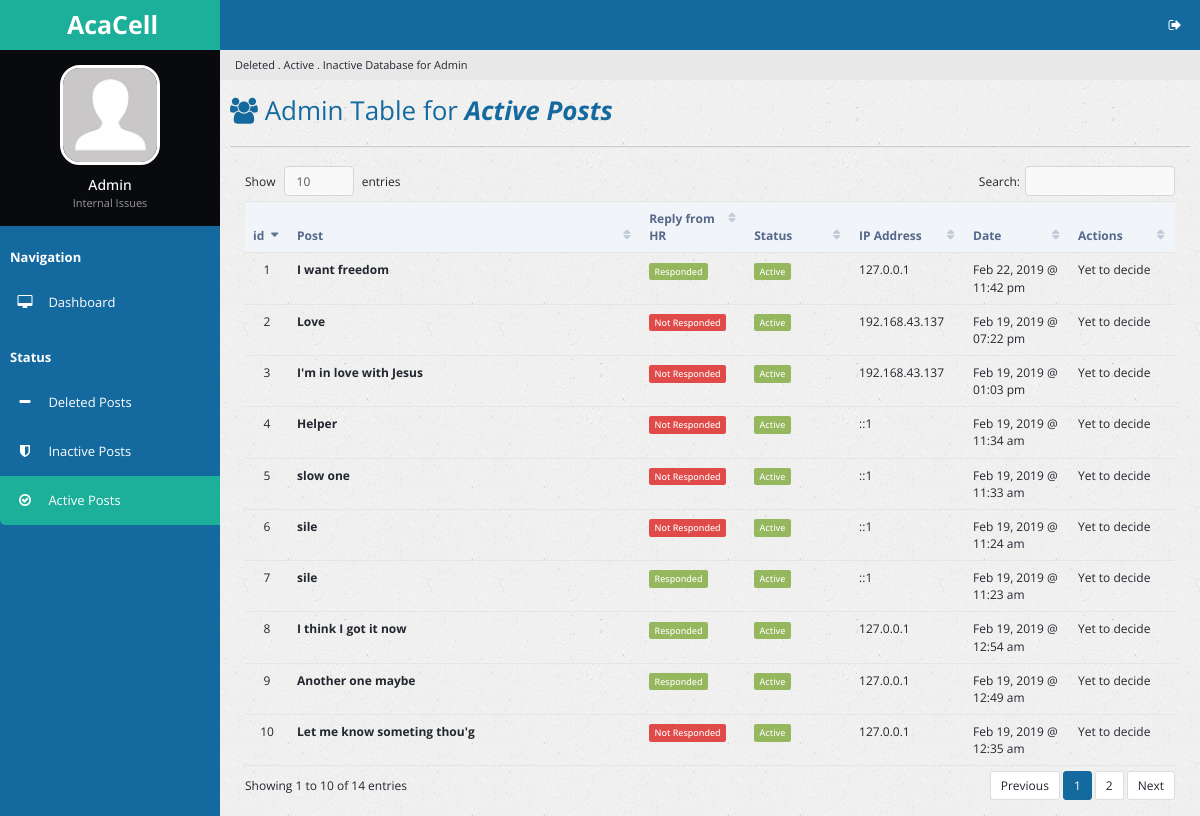
/actposts.php, run on the app's committed database.
### tables this page shows
CREATE TABLE `complaints` (
  `c_id` int(32) NOT NULL,
  `c_value` varchar(2048) NOT NULL,
  `c_division` varchar(64) NOT NULL,
  `c_date_created` int(16) NOT NULL,
  `c_ip_address` varchar(64) NOT NULL,
  `c_date_stop_display` int(16) NOT NULL
);

### actposts.php (the view, shortened to what this page needs)
<?php
  include 'handlers/dbcon.php';
  $curr_time = time();
?>
<!DOCTYPE html>
<html lang="en">
<head>
        <link rel="stylesheet" type="text/css" id="theme" href="css/theme-default.css"/>
    </head>
    <body>
        <div class="page-container">
            <div class="page-sidebar">
                <ul class="x-navigation">
                    <li class="xn-logo">
                        <a href="table-export.php"><b>AcaCell</b></a>
                    </li>
                    <li class="xn-profile">
                        <div class="profile">
                            <div class="profile-image">
                                <img src="assets/images/users/avatar.jpg" alt="John Doe"/>
                            </div>
                            <div class="profile-data">
                                <div class="profile-data-name">Admin</div>
                                <div class="profile-data-title">Internal Issues</div>
                            </div>
                        </div>
                    </li>
                   <li class="xn-title"><b>Navigation</b></li>
                    <li>
                        <a href="admin.php"><span class="fa fa-desktop" style="color: white;"></span> <span class="xn-text" style="color: white;">Dashboard</span></a>
                    </li>
                    <li class="xn-title"><b>Status</b></li>
                    <li>
                        <a href="delposts.php"><span class="fa fa-minus" style="color: white;"></span> <span class="xn-text" style="color: white;">Deleted Posts</span></a>
                    </li>
                    <li>
                        <a href="inactposts.php"><span class="fa fa-shield" style="color: white;"></span> <span class="xn-text" style="color: white;">Inactive Posts</span></a>
                    </li>
                    <li class="active">
                        <a href="actposts.php"><span class="fa fa-check-circle-o" style="color: white;"></span> <span class="xn-text" style="color: white;">Active Posts</span></a>
                    </li>
                  </ul>
            </div>
            <div class="page-content">
                <ul class="x-navigation x-navigation-horizontal x-navigation-panel">
                    <li class="xn-icon-button pull-right">
                        <a href="#" class="mb-control" data-box="#mb-signout"><span class="fa fa-sign-out"></span></a>
                    </li>
                </ul>
                    <ul class="breadcrumb">
                    <li class="active">Deleted . Active . Inactive Database for Admin</li>
                </ul>
                <div class="page-title">
                    <h2><span class="fa fa-users"></span> Admin Table for <i><b>Active Posts</b></i></h2>
                </div>
                <div class="page-content-wrap">
                    <div class="row">
                        <div class="col-md-12">
                            <div class="panel panel-default">
                                </div>
                                <div class="panel-body">
                                    <table id="customers2" class="table datatable">
                                        <thead>
                                            <tr>
                                                <th width="50">id</th>
                                                <th width="300">Post</th>
                                                <th width="100">Reply from HR</th>
                                                <th width="100">Status</th>
                                                <th width="100">IP Address</th>
                                                <th width="100">Date</th>
                                                <th width="100">Actions</th>
                                            </tr>
                                        </thead>
                                        <tbody>
                                          <?php
                                            $sql_actpostdisplay = "SELECT * FROM complaints WHERE c_date_stop_display > $curr_time ORDER BY c_date_created DESC";
                                            $success_actpostdisplay = mysqli_query($link, $sql_actpostdisplay);
                                            if ($success_actpostdisplay->num_rows > 0) {
                                              $i = 1;
                                              while($rows = $success_actpostdisplay->fetch_assoc()){
                                                $id = $rows['c_id'];
                                                $sql_commentpresent = "SELECT * FROM comments WHERE c_id = '$id'";
                                                $success_commentpresent = mysqli_query($link, $sql_commentpresent);
                                          ?>
                                          <tr id="trow<?php echo $rows['c_id']; ?>">
                                            <td class="text-center"><?php echo $i; ?></td>
                                            <td><strong> <?php echo $rows['c_value']; ?> </strong></td>
                                            <td>
                                              <?php
                                              if ($success_commentpresent->num_rows > 0) {?>
                                                  <span class='label label-success'>Responded</span>
                                              <?php }
                                              elseif ($success_commentpresent->num_rows == 0) {?>
                                                <span class='label label-danger'>Not Responded</span>
                                              <?php } ?>
                                            </td>
                                            <td><?php
                                              if ($curr_time < $rows['c_date_stop_display']) {
                                                echo "<span class='label label-success'>Active</span>";
                                              }
                                              elseif ($curr_time > $rows['c_date_stop_display']){
                                                echo "<span class='label label-danger'>Inactive</span>";
                                              } ?>
                                              </td>
                                              <td><?php echo $rows['c_ip_address']; ?></td>
                                              <td><?php echo date("M d, Y @ h:i a", $rows['c_date_created']); ?></td>
                                              <td>Yet to decide</td>
                                          </tr>
                                          <?php
                                              $i++;
                                                }
                                              }
                                          ?>
                                            </tbody>
                                    </table>
                                </div>
                            </div>
                        </div>
                    </div>
                </div>
            </div>
    </body>
</html>

### data on the page
complaints: c_value "I want freedom", shows "Responded", c_date_stop_display "Active", c_ip_address "127.0.0.1", c_date_created "Feb 22, 2019 @ 11:42 pm"
complaints: c_value "Love", shows "Not Responded", c_date_stop_display "Active", c_ip_address "192.168.43.137", c_date_created "Feb 19, 2019 @ 07:22 pm"
complaints: c_value "I'm in love with Jesus", shows "Not Responded", c_date_stop_display "Active", c_ip_address "192.168.43.137", c_date_created "Feb 19, 2019 @ 01:03 pm"
complaints: c_value "Helper", shows "Not Responded", c_date_stop_display "Active", c_ip_address "::1", c_date_created "Feb 19, 2019 @ 11:34 am"
complaints: c_value "slow one", shows "Not Responded", c_date_stop_display "Active", c_ip_address "::1", c_date_created "Feb 19, 2019 @ 11:33 am"
complaints: c_value "sile", shows "Not Responded", c_date_stop_display "Active", c_ip_address "::1", c_date_created "Feb 19, 2019 @ 11:24 am"
complaints: c_value "sile", shows "Responded", c_date_stop_display "Active", c_ip_address "::1", c_date_created "Feb 19, 2019 @ 11:23 am"
complaints: c_value "I think I got it now", shows "Responded", c_date_stop_display "Active", c_ip_address "127.0.0.1", c_date_created "Feb 19, 2019 @ 12:54 am"
complaints: c_value "Another one maybe", shows "Responded", c_date_stop_display "Active", c_ip_address "127.0.0.1", c_date_created "Feb 19, 2019 @ 12:49 am"
complaints: c_value "Let me know someting thou'g", shows "Not Responded", c_date_stop_display "Active", c_ip_address "127.0.0.1", c_date_created "Feb 19, 2019 @ 12:35 am"
